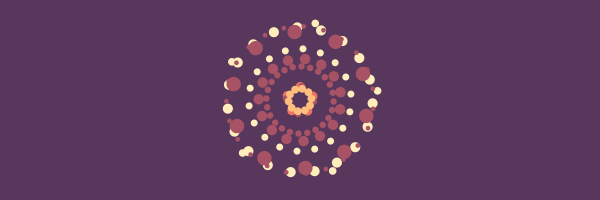
Frame 1 (no input)
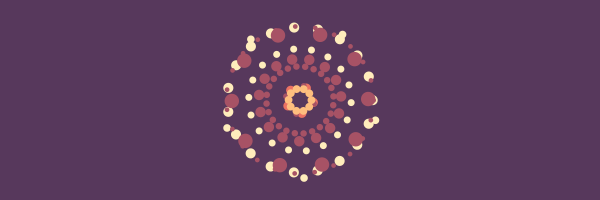
Frame 60 (the mouse pressed at the canvas centre just before this capture)
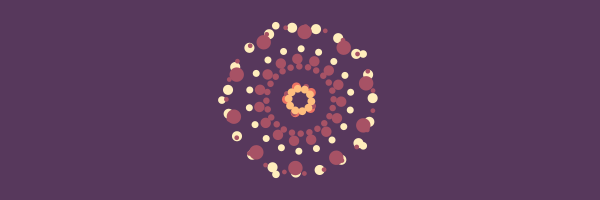
Frame 120 (the mouse held since frame 60 and released just before this capture)

The Processing sketch that drew these frames (run headless with seeded random() and noise(); from frame 60 on, the mouse is pressed at the canvas centre):

// Processing sketch: circularDrawer
// ── circularDrawer.pde
ArrayList <Circular> cir;
boolean transparentBG = false;
 
void setup ()
{
  size (600, 200);
  smooth();
 
  cir = new ArrayList ();
 
  for (int i = 0; i < 10; i++)
  {
    Circular neuerKreis = new Circular (width/2, height/2);
    cir.add (0, neuerKreis);
  }
}
 
void draw ()
{
    if (transparentBG)
  {
    fill (#57385c, 40);
    noStroke();
    rect (0, 0, width, height);
  }
  else background (#57385c);
   
  for (int i = 0; i < cir.size()/*cir.length*/; i++)
  {
    Circular aktuellerCircle = cir.get (i);
    aktuellerCircle.update ();
  }
 
  if (mousePressed && mouseButton == LEFT)
  {
    Circular neuerKreis = new Circular (mouseX, mouseY);
    cir.add (0, neuerKreis); // fÃ¼gt das Element am Ende der List an
  }
}
 
 
class Circular
{
  float radius;
  int num;
 
  PVector location;
  color c;
  float ellipseSize;
 
  float startAngle;
  float angleSpeed;
 
  Circular () // konstruktor, mind. 1
  {
    radius = random (10, 100);
    num = round (random (3, 30));
 
    location = new PVector (random (width), random (height));
    ellipseSize = random (3, 15);
 
    startAngle = random (TWO_PI);
    angleSpeed = map (radius, 10, 40, 0.05, 0.005);
 
    float dice = random (100);
    if (dice < 50) angleSpeed *= -1;
 
    setRandomColor();
  }
 
  Circular (float x, float y) // konstruktor, mind. 1
  {
    radius = random (10, 100);
    num = round (random (3, 30));
 
    location = new PVector (x, y);
    ellipseSize = random (3, 15);
 
    startAngle = random (TWO_PI);
   angleSpeed = map (radius, 10, 100, 0.03, 0.01);
 
    float dice = random (100);
    if (dice < 50) angleSpeed *= -1;
 
    setRandomColor();
  }
 
  void setRandomColor ()
  {
    int colorDice = (int) random (4);
 
    if (colorDice == 0) c = #ffedbc;
    else if (colorDice == 1) c = #A75265;
    else if (colorDice == 2) c = #ec7263;
    else c = #febe7e;
  }
 
  void update ()
  {
    fill (c);
    noStroke();
 
    for (int i = 0; i < num; i = i + 1 )
    {
      float angle = startAngle + map (i, 0, num, 0, TWO_PI);
 
      float x = location.x + cos (angle) * radius;
      float y = location.y + sin (angle) * radius;
 
      ellipse (x, y, ellipseSize, ellipseSize);
    }
 
    startAngle += angleSpeed;
  }
}
 
 
void mousePressed ()
{
 
  if (mouseButton == RIGHT)
  {
    if (cir.size() > 0) cir.remove (cir.size()-1);
  }
}
 
 
void keyPressed ()
{
 if (key == ' ') cir.clear();
 if (key == 'n') transparentBG = !transparentBG;
}
